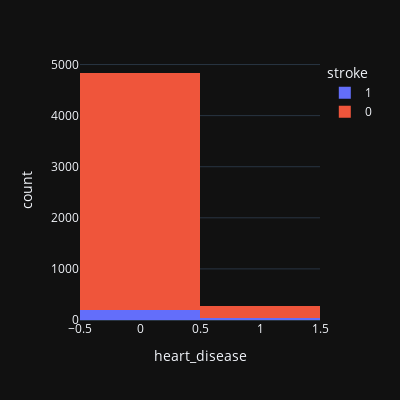

Notebook code for this chart:
### Code cell
print (f'Patients with heart disease has a probability of {round(my_data[my_data["heart_disease"]==1]["stroke"].mean()*100,2)} % of getting stroke')

print()

print (f'Patients without heart disease has a probability of {round(my_data[my_data["heart_disease"]==0]["stroke"].mean()*100,2)} % of getting stroke')

fig = px.histogram(my_data, x="heart_disease", color="stroke",width=400, height=400)
fig.show()

### Figure 1 — Plotly figure (JSON) as saved in the notebook; plotly's stock layout.template omitted (floating-point values rounded to 4 significant figures; data arrays with more than 128 entries replaced by an {"elided": "..."} marker saying what was removed)
{"data": [{"alignmentgroup": "True", "bingroup": "x", "hovertemplate": "stroke=1<br>heart_disease=%{x}<br>count=%{y}<extra></extra>", "legendgroup": "1", "marker": {"color": "#636efa", "pattern": {"shape": ""}}, "name": "1", "offsetgroup": "1", "orientation": "v", "showlegend": true, "x": {"elided": "249 int values"}, "xaxis": "x", "yaxis": "y", "type": "histogram"}, {"alignmentgroup": "True", "bingroup": "x", "hovertemplate": "stroke=0<br>heart_disease=%{x}<br>count=%{y}<extra></extra>", "legendgroup": "0", "marker": {"color": "#EF553B", "pattern": {"shape": ""}}, "name": "0", "offsetgroup": "0", "orientation": "v", "showlegend": true, "x": {"elided": "4861 int values"}, "xaxis": "x", "yaxis": "y", "type": "histogram"}], "layout": {"xaxis": {"anchor": "y", "domain": [0.0, 1.0], "title": {"text": "heart_disease"}}, "yaxis": {"anchor": "x", "domain": [0.0, 1.0], "title": {"text": "count"}}, "legend": {"title": {"text": "stroke"}, "tracegroupgap": 0}, "margin": {"t": 60}, "barmode": "relative", "height": 400, "width": 400}}
